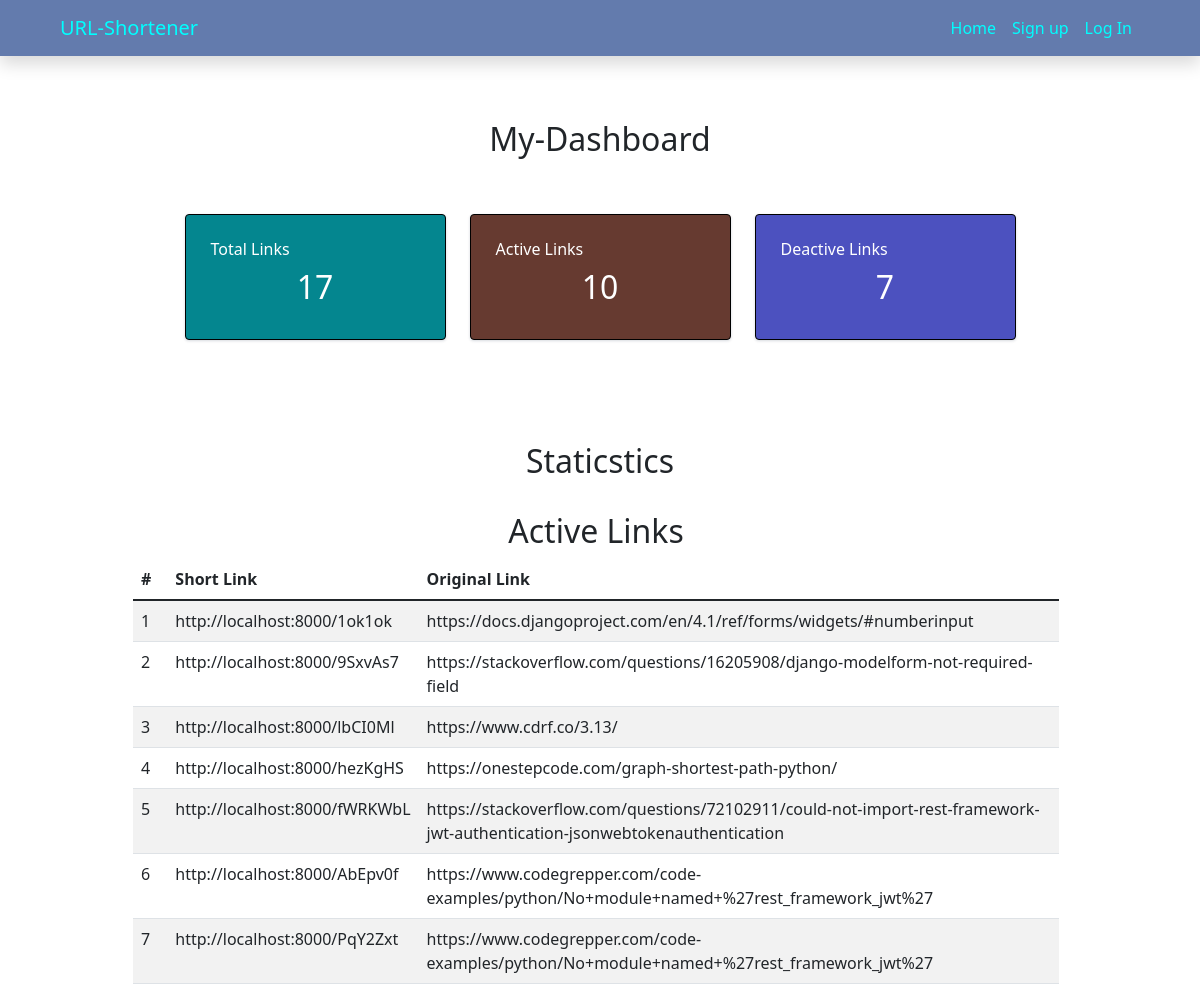
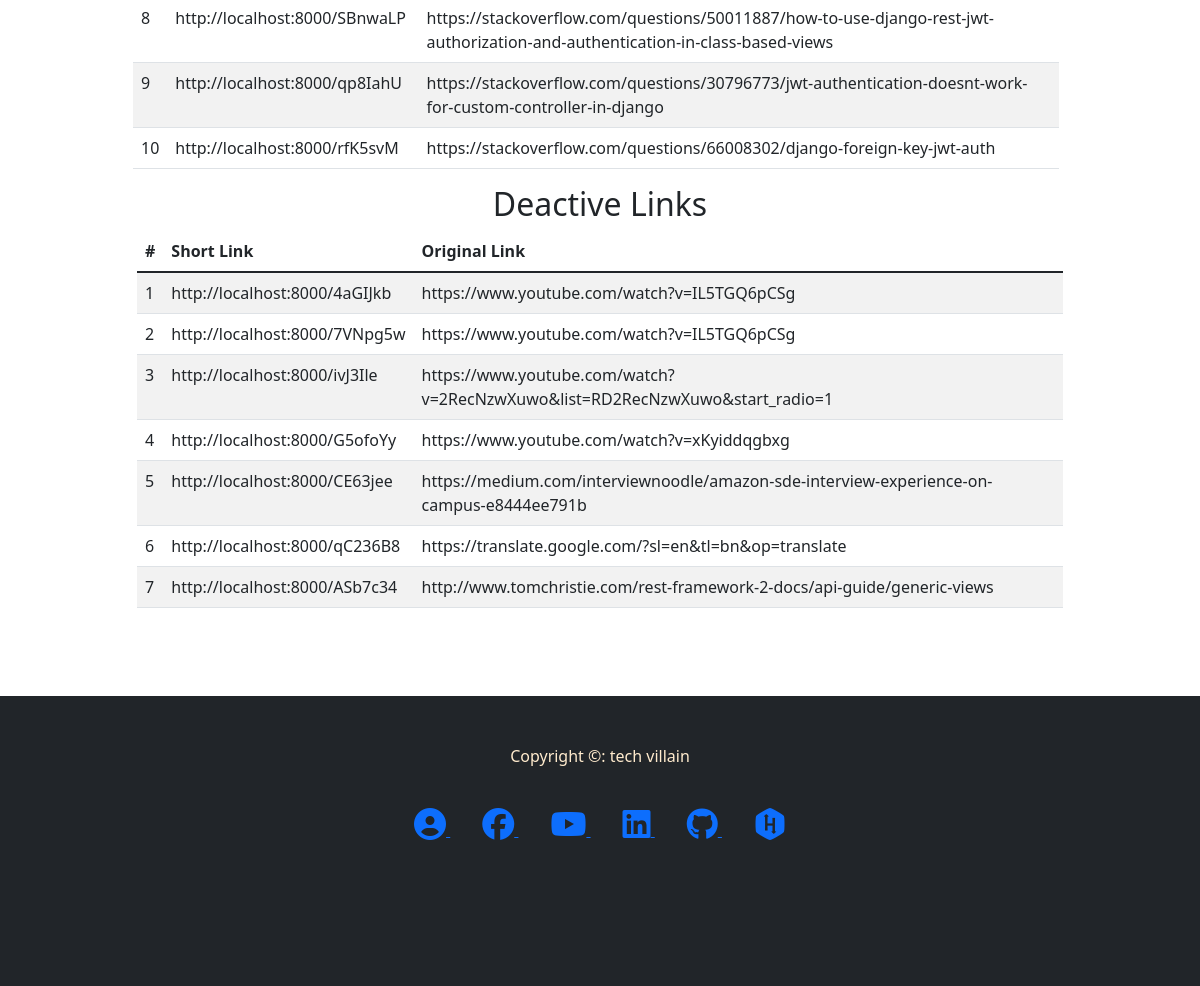
Screenshot of /user/dashboard/2 with the database file from the repository (2 pictures, top to bottom).
### urlShortener/models.py (models this page shows, shortened)
class ShortURLS(models.Model):
    user = models.ForeignKey(User, on_delete=models.CASCADE, default=2)
    created_at = models.DateTimeField(auto_now_add=True)
    expiration_day = models.IntegerField(default=1)
    long_url = models.URLField()
    short_url = models.CharField(max_length=15, unique=True, blank=True)
    is_deleted = models.BooleanField(default=False)
    def get_short_absolute_url(self):
        new_url = settings.DEFAULT_DOMAIN+'/'+self.short_url
        return new_url

### subscriber/views.py (the view)
# urls.py: path('dashboard/<int:pk>', dashboard, name='dashboard')
def dashboard(request, pk):
	template = 'customer/dashboard.html'
	print('url=> ', request.get_host)
	context = {}
	all_urls = ShortURLS.objects.filter(user_id=pk)
	if request.user.is_superuser:
		all_urls = ShortURLS.objects.all()
	total_urls = all_urls.count()
	active_urls = all_urls.filter(is_deleted=False)
	deactive_urls = all_urls.filter(is_deleted=True)
	total_active_urls = active_urls.count()
	total_deactive_urls = deactive_urls.count()
	context['total_urls'] = total_urls
	context['active_urls'] = active_urls
	context['deactive_urls'] = deactive_urls
	context['total_active_urls'] = total_active_urls
	context['total_deactive_urls'] = total_deactive_urls
	return render(request, template, context )

### templates/customer/dashboard.html (shortened to what this page needs)
{% extends 'base.html' %}
{% block content %}
<head>
</head>
<section class="container" style="min-height:720px;">
    <br><br>
    {% if user.is_superuser %}
    <h2 class="text-center">Admin-Dashboard</h2>
    {% else %}
    <h2 class="text-center">My-Dashboard</h2>
    {% endif %}
    <br><br>
    <div class="row justify-content-center">
        <div class="col-md-4 col-xl-3">
            <div class="card bg-c-blue order-card">
                <div class="card-block">
                    <h6 class="m-b-20"> Total Links</h6>
                    <h2 class="text-center"><span>{{total_urls}}</span></h2>
                </div>
            </div>
        </div>
        <div class="col-md-4 col-xl-3">
            <div class="card bg-c-pink order-card">
                <div class="card-block">
                    <h6 class="m-b-20"> Active Links</h6>
                    <h2 class="text-center"><span>{{total_active_urls}}</span></h2>
                </div>
            </div>
        </div>
        <div class="col-md-4 col-xl-3">
            <div class="card bg-c-green order-card">
                <div class="card-block">
                    <h6 class="m-b-20"> Deactive Links</h6>
                    <h2 class="text-center"><span>{{total_deactive_urls}}</span></h2>
                </div>
            </div>
        </div>
    </div>
    <br><br><br>
    <h2 class="text-center">Staticstics</h2>
    <br>
    <div class="row justify-content-center">
        <div class="col-md-10 me-2">
            <h2 class="text-center">Active Links</h2>
            <table class="table table-striped table-hover">
                <thead>
                    <tr>
                        <th scope="col">#</th>
                        <th scope="col">Short Link</th>
                        <th scope="col">Original Link</th>
                    </tr>
                </thead>
                <tbody>
                    {% for url in active_urls %}
                    <tr>
                        <td>{{ forloop.counter }}</td>
                        <td>{{ url.get_short_absolute_url }}</td>
                        <td>{{ url.long_url }}</td>
                    </tr>
                    {% endfor %}
                </tbody>
            </table>
        </div>
        {% if total_deactive_urls %}
        <div class="col-md-10">
            <h2 class="text-center">Deactive Links</h2>
            <table class="table table-striped table-hover">
                <thead>
                    <tr>
                        <th scope="col">#</th>
                        <th scope="col">Short Link</th>
                        <th scope="col">Original Link</th>
                    </tr>
                </thead>
                <tbody>
                    {% for url in deactive_urls %}
                    <tr>
                        <td>{{ forloop.counter }}</td>
                        <td>{{ url.get_short_absolute_url }}</td>
                        <td>{{ url.long_url }}</td>
                    </tr>
                    {% endfor %}
                </tbody>
            </table>
        </div>
        {% endif %}
    </div>
</section>
{% endblock %}

### templates/customer/dashboard.html (style rules this page uses)
.order-card { color: rgb(255, 255, 255); }
.bg-c-blue { background: #04868f; }
.bg-c-green { background: #4C51BF; }
.bg-c-pink { background: #663a30; }
.card { -webkit-box-shadow: 0 1px 2.94px 0.06px rgba(4, 26, 55, 0.16); box-shadow: 0 1px 2.94px 0.06px rgba(4, 26, 55, 0.16); border: 1px solid black; margin-bottom: 30px; -webkit-transition: all 0.3s ease-in-out; transition: all 0.3s ease-in-out; }
.card .card-block { padding: 25px; }

### rows the page displays
ShortURLS: get_short_absolute_url "http://localhost:8000/1ok1ok", long_url "https://docs.djangoproject.com/en/4.1/ref/forms/widgets/#numberinput"
ShortURLS: get_short_absolute_url "http://localhost:8000/9SxvAs7", long_url "https://stackoverflow.com/questions/16205908/django-modelform-not-required-field"
ShortURLS: get_short_absolute_url "http://localhost:8000/lbCI0Ml", long_url "https://www.cdrf.co/3.13/"
ShortURLS: get_short_absolute_url "http://localhost:8000/hezKgHS", long_url "https://onestepcode.com/graph-shortest-path-python/"
ShortURLS: get_short_absolute_url "http://localhost:8000/fWRKWbL", long_url "https://stackoverflow.com/questions/72102911/could-not-import-rest-framework-jwt-authentication-jsonwebtokenauthentication"
ShortURLS: get_short_absolute_url "http://localhost:8000/AbEpv0f", long_url "https://www.codegrepper.com/code-examples/python/No+module+named+%27rest_framework_jwt%27"
ShortURLS: get_short_absolute_url "http://localhost:8000/PqY2Zxt", long_url "https://www.codegrepper.com/code-examples/python/No+module+named+%27rest_framework_jwt%27"
ShortURLS: get_short_absolute_url "http://localhost:8000/SBnwaLP", long_url "https://stackoverflow.com/questions/50011887/how-to-use-django-rest-jwt-authorization-and-authentication-in-class-based-views"
ShortURLS: get_short_absolute_url "http://localhost:8000/qp8IahU", long_url "https://stackoverflow.com/questions/30796773/jwt-authentication-doesnt-work-for-custom-controller-in-django"
ShortURLS: get_short_absolute_url "http://localhost:8000/rfK5svM", long_url "https://stackoverflow.com/questions/66008302/django-foreign-key-jwt-auth"
ShortURLS: get_short_absolute_url "http://localhost:8000/4aGIJkb", long_url "https://www.youtube.com/watch?v=IL5TGQ6pCSg"
ShortURLS: get_short_absolute_url "http://localhost:8000/7VNpg5w", long_url "https://www.youtube.com/watch?v=IL5TGQ6pCSg"
ShortURLS: get_short_absolute_url "http://localhost:8000/ivJ3Ile", long_url "https://www.youtube.com/watch?v=2RecNzwXuwo&list=RD2RecNzwXuwo&start_radio=1"
ShortURLS: get_short_absolute_url "http://localhost:8000/G5ofoYy", long_url "https://www.youtube.com/watch?v=xKyiddqgbxg"
ShortURLS: get_short_absolute_url "http://localhost:8000/CE63jee", long_url "https://medium.com/interviewnoodle/amazon-sde-interview-experience-on-campus-e8444ee791b"
ShortURLS: get_short_absolute_url "http://localhost:8000/qC236B8", long_url "https://translate.google.com/?sl=en&tl=bn&op=translate"
ShortURLS: get_short_absolute_url "http://localhost:8000/ASb7c34", long_url "http://www.tomchristie.com/rest-framework-2-docs/api-guide/generic-views"

### other values shown
{{ total_urls }} "17"
{{ total_active_urls }} "10"
{{ total_deactive_urls }} "7"
